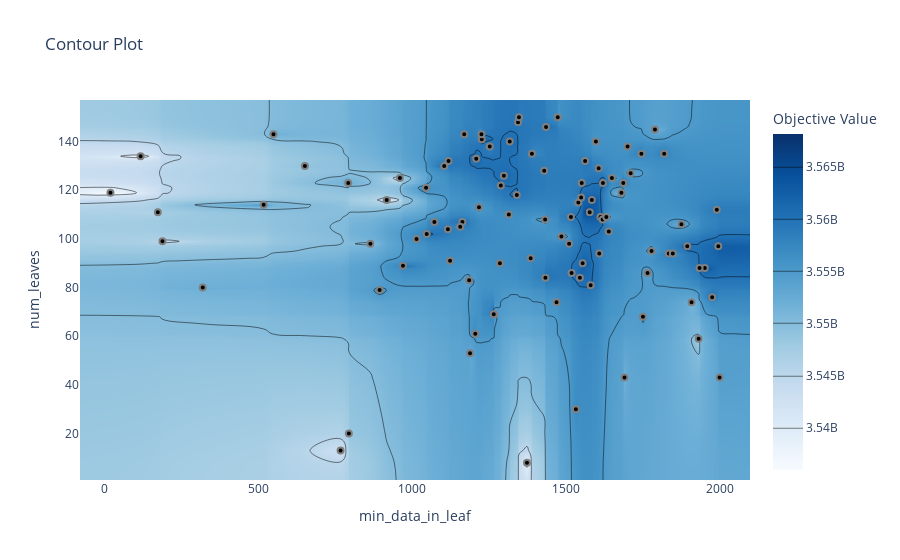

Source (notebook cell):
### Code cell
plot_contour(study, params=['num_leaves','min_data_in_leaf'])
